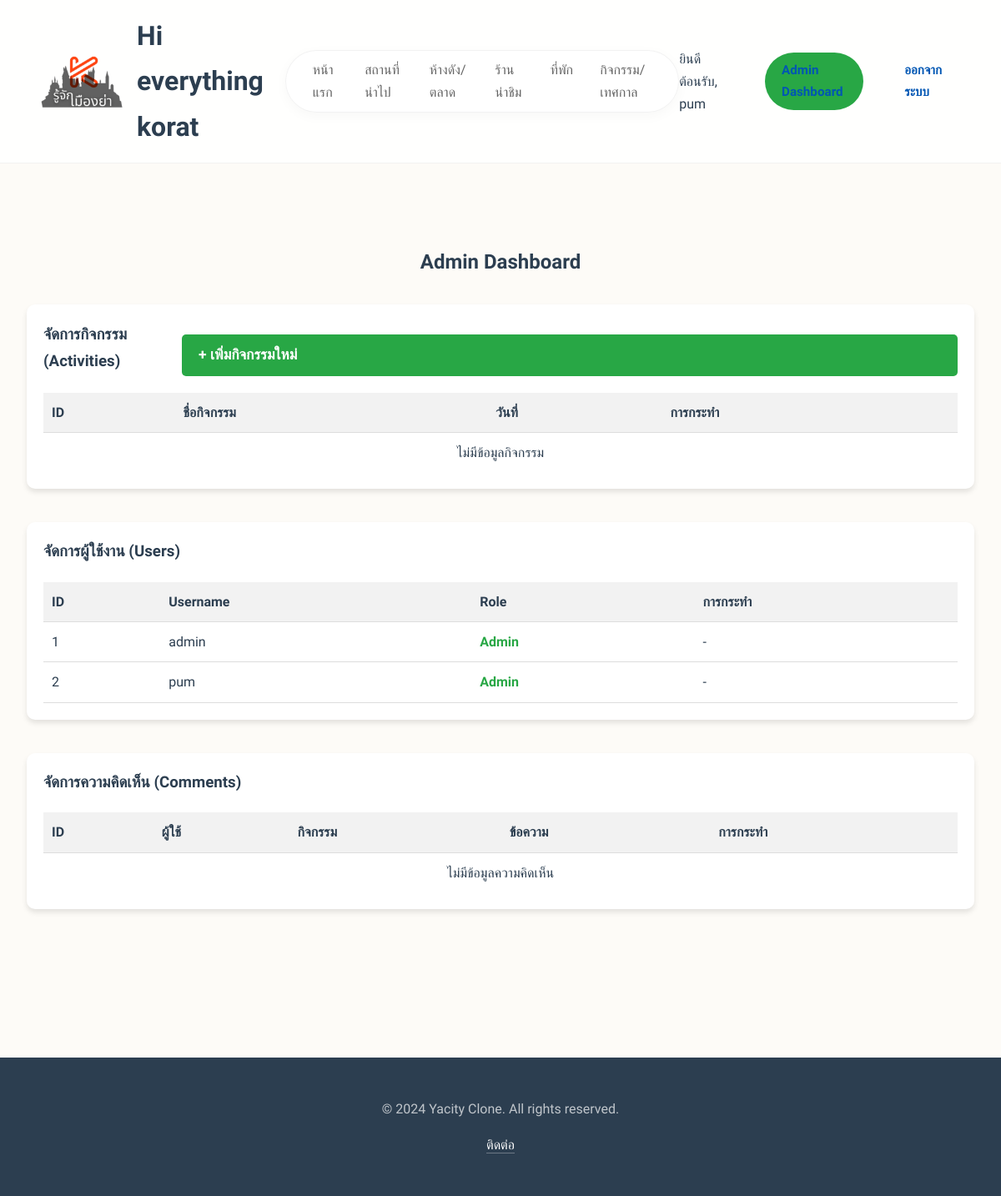
Page /admin/dashboard (signed in) on the committed database.
### app.py (models this page shows)
class User(UserMixin, db.Model):
    id = db.Column(db.Integer, primary_key=True) # รหัสผู้ใช้ (Primary Key)
    username = db.Column(db.String(150), unique=True, nullable=False) # ชื่อผู้ใช้ (ต้องไม่ซ้ำ)
    password = db.Column(db.String(150), nullable=False) # รหัสผ่าน (เก็บแบบ Hashed)
    is_admin = db.Column(db.Boolean, default=False) # สถานะผู้ดูแลระบบ

### app.py (the view)
@app.route("/admin/dashboard")
@login_required
@admin_required
def admin_dashboard():
    users = User.query.all()
    activities = Activity.query.all()
    comments = Comment.query.all()
    return render_template('admin_dashboard.html', users=users, activities=activities, comments=comments)

### app.py (called while the page is built)
@login_manager.user_loader
def load_user(user_id):
    return User.query.get(int(user_id))

def admin_required(f):
    @wraps(f)
    def decorated_function(*args, **kwargs):
        if not current_user.is_authenticated or not current_user.is_admin:
            flash('คุณไม่มีสิทธิ์เข้าถึงหน้านี้', 'danger')
            return redirect(url_for('login'))
        return f(*args, **kwargs)
    return decorated_function

### templates/admin_dashboard.html (shortened to what this page needs)
{% extends "base.html" %}
{% block content %}
<section class="admin-dashboard-section" style="padding: 50px 0;">
    <div class="container">
        <h2 style="text-align: center; margin-bottom: 30px;">Admin Dashboard</h2>
        <div class="admin-card" style="margin-bottom: 40px; background: #fff; padding: 20px; border-radius: 10px; box-shadow: 0 4px 6px rgba(0,0,0,0.1);">
            <div style="display: flex; justify-content: space-between; align-items: center; margin-bottom: 20px;">
                <h3>จัดการกิจกรรม (Activities)</h3>
                <a href="{{ url_for('add_activity') }}" class="btn btn-primary" style="background-color: #28a745; color: white; padding: 10px 20px; text-decoration: none; border-radius: 5px;">+ เพิ่มกิจกรรมใหม่</a>
            </div>
            <table style="width: 100%; border-collapse: collapse;">
                <thead>
                    <tr style="background-color: #f2f2f2;">
                        <th style="padding: 10px; text-align: left; border-bottom: 1px solid #ddd;">ID</th>
                        <th style="padding: 10px; text-align: left; border-bottom: 1px solid #ddd;">ชื่อกิจกรรม</th>
                        <th style="padding: 10px; text-align: left; border-bottom: 1px solid #ddd;">วันที่</th>
                        <th style="padding: 10px; text-align: left; border-bottom: 1px solid #ddd;">การกระทำ</th>
                    </tr>
                </thead>
                <tbody>
                    {% for activity in activities %}
                    <tr>
                        <td style="padding: 10px; border-bottom: 1px solid #ddd;">{{ activity.id }}</td>
                        <td style="padding: 10px; border-bottom: 1px solid #ddd;">{{ activity.title }}</td>
                        <td style="padding: 10px; border-bottom: 1px solid #ddd;">{{ activity.date }}</td>
                        <td style="padding: 10px; border-bottom: 1px solid #ddd;">
                            <a href="{{ url_for('edit_activity', activity_id=activity.id) }}" style="color: #007bff; margin-right: 10px;">แก้ไข</a>
                            <a href="{{ url_for('delete_activity', activity_id=activity.id) }}" style="color: #dc3545;" onclick="return confirm('คุณแน่ใจหรือไม่ที่จะลบกิจกรรมนี้? ข้อมูลความคิดเห็นที่เกี่ยวข้องจะถูกลบด้วย');">ลบ</a>
                        </td>
                    </tr>
                    {% else %}
                    <tr>
                        <td colspan="4" style="padding: 10px; text-align: center;">ไม่มีข้อมูลกิจกรรม</td>
                    </tr>
                    {% endfor %}
                </tbody>
            </table>
        </div>
        <div class="admin-card" style="margin-bottom: 40px; background: #fff; padding: 20px; border-radius: 10px; box-shadow: 0 4px 6px rgba(0,0,0,0.1);">
            <h3>จัดการผู้ใช้งาน (Users)</h3>
            <table style="width: 100%; border-collapse: collapse; margin-top: 20px;">
                <thead>
                    <tr style="background-color: #f2f2f2;">
                        <th style="padding: 10px; text-align: left; border-bottom: 1px solid #ddd;">ID</th>
                        <th style="padding: 10px; text-align: left; border-bottom: 1px solid #ddd;">Username</th>
                        <th style="padding: 10px; text-align: left; border-bottom: 1px solid #ddd;">Role</th>
                        <th style="padding: 10px; text-align: left; border-bottom: 1px solid #ddd;">การกระทำ</th>
                    </tr>
                </thead>
                <tbody>
                    {% for user in users %}
                    <tr>
                        <td style="padding: 10px; border-bottom: 1px solid #ddd;">{{ user.id }}</td>
                        <td style="padding: 10px; border-bottom: 1px solid #ddd;">{{ user.username }}</td>
                        <td style="padding: 10px; border-bottom: 1px solid #ddd;">
                            {% if user.is_admin %}
                            <span style="color: #28a745; font-weight: bold;">Admin</span>
                            {% else %}
                            User
                            {% endif %}
                        </td>
                        <td style="padding: 10px; border-bottom: 1px solid #ddd;">
                            {% if not user.is_admin %}
                            <a href="{{ url_for('delete_user', user_id=user.id) }}" style="color: #dc3545;" onclick="return confirm('คุณแน่ใจหรือไม่ที่จะลบผู้ใช้นี้?');">ลบ</a>
                            {% else %}
                            -
                            {% endif %}
                        </td>
                    </tr>
                    {% else %}
                    <tr>
                        <td colspan="4" style="padding: 10px; text-align: center;">ไม่มีข้อมูลผู้ใช้</td>
                    </tr>
                    {% endfor %}
                </tbody>
            </table>
        </div>
        <div class="admin-card" style="margin-bottom: 40px; background: #fff; padding: 20px; border-radius: 10px; box-shadow: 0 4px 6px rgba(0,0,0,0.1);">
            <h3>จัดการความคิดเห็น (Comments)</h3>
            <table style="width: 100%; border-collapse: collapse; margin-top: 20px;">
                <thead>
                    <tr style="background-color: #f2f2f2;">
                        <th style="padding: 10px; text-align: left; border-bottom: 1px solid #ddd;">ID</th>
                        <th style="padding: 10px; text-align: left; border-bottom: 1px solid #ddd;">ผู้ใช้</th>
                        <th style="padding: 10px; text-align: left; border-bottom: 1px solid #ddd;">กิจกรรม</th>
                        <th style="padding: 10px; text-align: left; border-bottom: 1px solid #ddd;">ข้อความ</th>
                        <th style="padding: 10px; text-align: left; border-bottom: 1px solid #ddd;">การกระทำ</th>
                    </tr>
                </thead>
                <tbody>
                    {% for comment in comments %}
                    <tr>
                        <td style="padding: 10px; border-bottom: 1px solid #ddd;">{{ comment.id }}</td>
                        <td style="padding: 10px; border-bottom: 1px solid #ddd;">{{ comment.user.username }}</td>
                        <td style="padding: 10px; border-bottom: 1px solid #ddd;">{{ comment.activity.title }}</td>
                        <td style="padding: 10px; border-bottom: 1px solid #ddd;">{{ comment.content }}</td>
                        <td style="padding: 10px; border-bottom: 1px solid #ddd;">
                            <a href="{{ url_for('delete_comment', comment_id=comment.id) }}" style="color: #dc3545;" onclick="return confirm('คุณแน่ใจหรือไม่ที่จะลบความคิดเห็นนี้?');">ลบ</a>
                        </td>
                    </tr>
                    {% else %}
                    <tr>
                        <td colspan="5" style="padding: 10px; text-align: center;">ไม่มีข้อมูลความคิดเห็น</td>
                    </tr>
                    {% endfor %}
                </tbody>
            </table>
        </div>
    </div>
</section>
{% endblock %}

### templates/base.html (shortened to what this page needs)
<!DOCTYPE html>
<html lang="th">
<head>
    <link rel="stylesheet" href="{{ url_for('static', filename='style.css') }}">
</head>
<body>
    <header class="site-header">
        <div class="logo-container">
            <div class="navbar-brand">
                <img src="{{ url_for('static', filename='images/Purple Minimalist Creative Studio Logo-Photoroom - แก้ไขแล้ว.png') }}"
                    width="100px" alt="">
                <h1>Hi everything korat</h1>
            </div>
        </div>
        <nav class="main-nav">
            <ul>
                <li><a href="{{ url_for('hello_world') }}"
                        class="{% if request.endpoint == 'hello_world' %}active{% endif %}">หน้าแรก</a></li>
                <li><a href="{{ url_for('places') }}"
                        class="{% if request.endpoint == 'places' %}active{% endif %}">สถานที่น่าไป</a></li>
                <li><a href="{{ url_for('shopping') }}"
                        class="{% if request.endpoint == 'shopping' %}active{% endif %}">ห้างดัง/ตลาด</a></li>
                <li><a href="{{ url_for('restaurants') }}"
                        class="{% if request.endpoint == 'restaurants' %}active{% endif %}">ร้านน่าชิม</a></li>
                <li><a href="{{ url_for('accommodation') }}"
                        class="{% if request.endpoint == 'accommodation' %}active{% endif %}">ที่พัก</a></li>
                <li><a href="{{ url_for('activities') }}"
                        class="{% if request.endpoint == 'activities' %}active{% endif %}">กิจกรรม/เทศกาล</a></li>
            </ul>
        </nav>
        <div class="header-actions">
            {% if current_user.is_authenticated %}
            <span style="margin-right: 10px;">ยินดีต้อนรับ, {{ current_user.username }}</span>
            {% if current_user.is_admin %}
            <a href="{{ url_for('admin_dashboard') }}" class="login-btn"
                style="background-color: #28a745; margin-right: 5px;">Admin Dashboard</a>
            {% endif %}
            <a href="{{ url_for('logout') }}" class="login-btn">ออกจากระบบ</a>
            {% else %}
            <a href="{{ url_for('login') }}" class="login-btn"><i class="icon-user"></i> เข้าสู่ระบบ</a>
            <a href="{{ url_for('register') }}" class="login-btn">สมัครสมาชิก</a>
            {% endif %}
        </div>
    </header>
    <main>
        {% block content %}{% endblock %}
    </main>
    <footer class="site-footer">
        <div class="footer-content">
            <p>&copy; 2024 Yacity Clone. All rights reserved.</p>
            <a href="#">ติดต่อ</a>
        </div>
    </footer>
</body>
</html>

### static/style.css (style rules this page uses)
:root { --bg-primary: #fdfbf7; --bg-secondary: #f4efe4; --text-color: #2c3e50; --text-light: #666; --accent-blue: #0056b3; --accent-red: #d32f2f; --accent-orange: #f57c00; --white: #ffffff; --shadow-soft: 0 10px 30px rgba(0, 0, 0, 0.05); --shadow-hover: 0 15px 40px rgba(0, 0, 0, 0.1); --radius-lg: 24px; --radius-md: 16px; --font-heading: 'Amatic SC', cursive; --font-body: 'Bai Jamjuree', sans-serif; --transition-fast: 0.3s ease; }
* { box-sizing: border-box; margin: 0; padding: 0; }
body { font-family: var(--font-body); background-color: var(--bg-primary); color: var(--text-color); line-height: 1.7; -webkit-font-smoothing: antialiased; }
a { text-decoration: none; color: inherit; transition: var(--transition-fast); }
ul { list-style: none; }
.site-header { display: flex; align-items: center; justify-content: space-between; padding: 1rem 3rem; position: sticky; top: 0; background-color: rgba(255, 255, 255, 0.85); backdrop-filter: blur(12px); -webkit-backdrop-filter: blur(12px); z-index: 1000; border-bottom: 1px solid rgba(0, 0, 0, 0.05); transition: all 0.3s ease; }
.main-nav { background-color: rgba(255, 255, 255, 0.8); padding: 0.6rem 2rem; border-radius: 50px; box-shadow: 0 4px 15px rgba(0, 0, 0, 0.03); border: 1px solid rgba(0, 0, 0, 0.05); }
.main-nav ul { display: flex; gap: 2rem; }
.main-nav a { font-size: 1rem; font-weight: 500; color: var(--text-light); position: relative; padding: 0.2rem 0; }
.main-nav a::after { content: ''; position: absolute; width: 0; height: 2px; bottom: 0; left: 0; background-color: var(--accent-blue); transition: width 0.3s; }
.header-actions { display: flex; align-items: center; gap: 1.5rem; }
.login-btn { font-size: 0.95rem; color: var(--accent-blue); font-weight: 600; padding: 0.5rem 1.2rem; border: 1px solid transparent; border-radius: 50px; }
.container { max-width: 1200px; margin: 3rem auto; padding: 0 2rem; }
.site-footer { background: var(--text-color); color: rgba(255, 255, 255, 0.7); text-align: center; padding: 3rem 1rem; margin-top: 5rem; }
.site-footer p { margin-bottom: 1rem; }
.site-footer a { color: var(--white); border-bottom: 1px solid rgba(255, 255, 255, 0.3); }
.btn-primary { width: 100%; padding: 0.8rem; border: none; border-radius: var(--radius-md); background-color: var(--accent-blue); color: var(--white); font-size: 1.1rem; font-weight: 600; cursor: pointer; transition: background-color var(--transition-fast); margin-top: 1rem; }
.navbar-brand { display: flex; align-items: center; gap: 1rem; }

### rows in the picture
User: username "pum", id "2", is_admin "Admin"
User: id "1", username "admin", is_admin "Admin"
